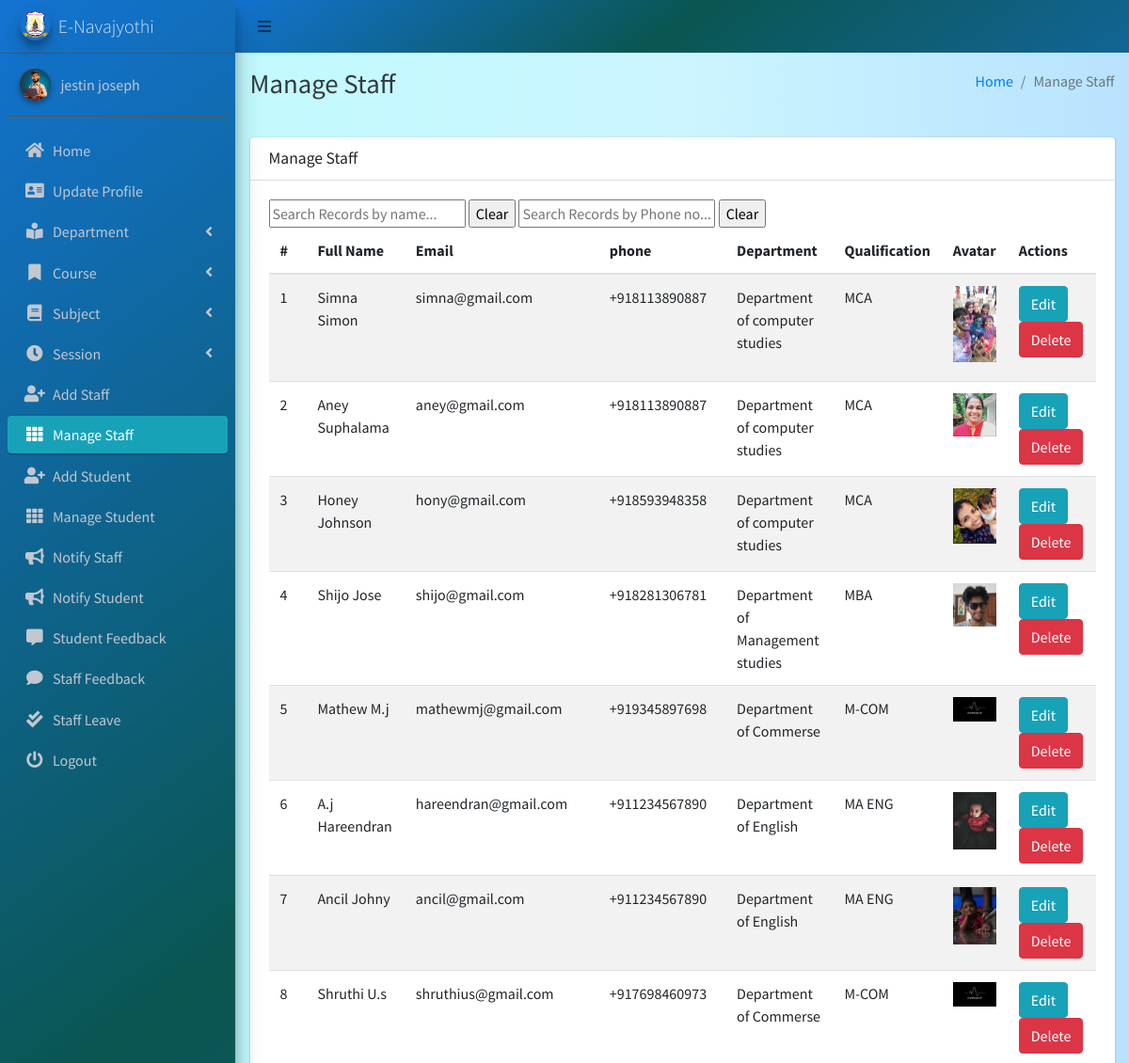
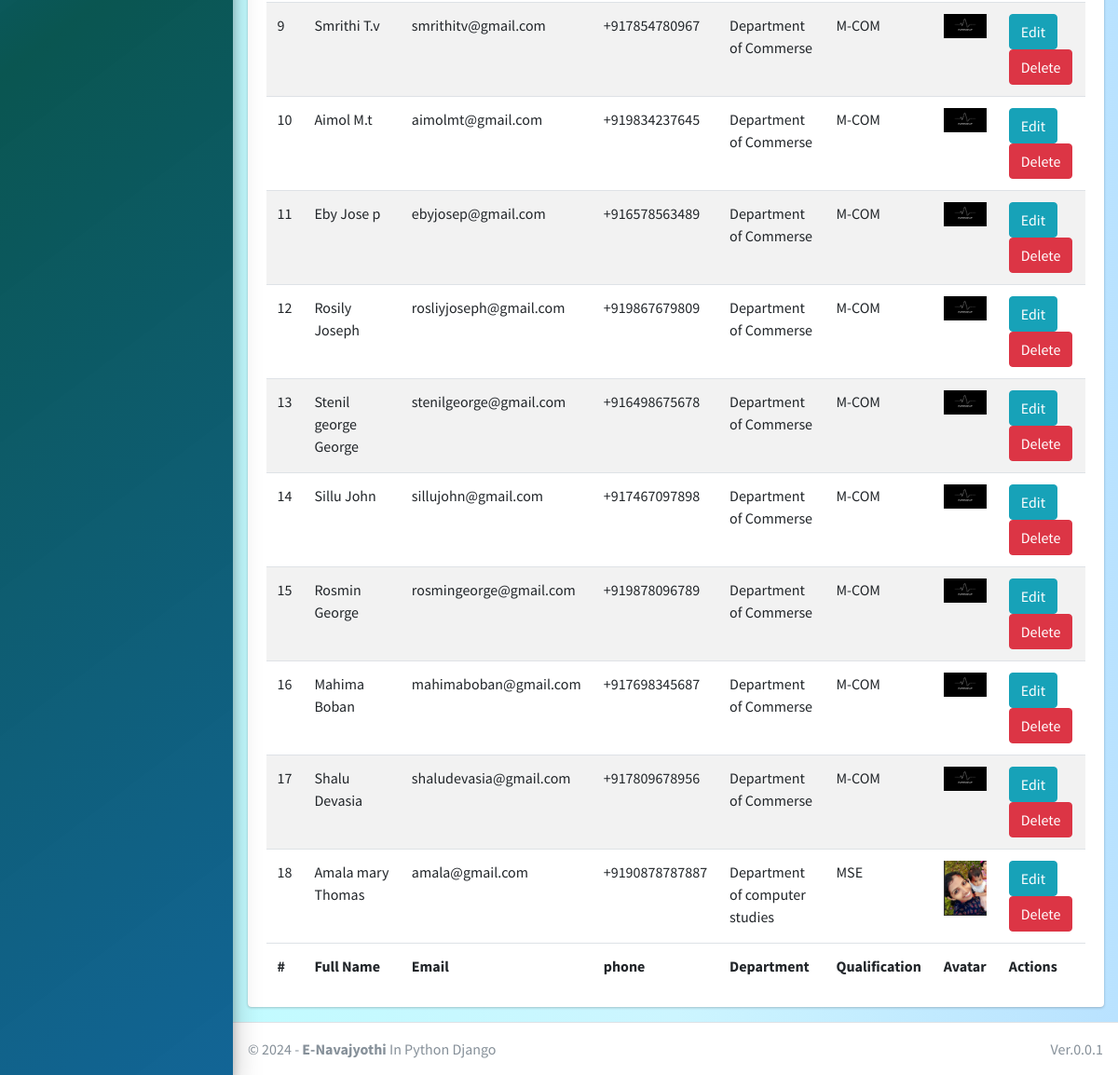
Page /staff/manage/ (signed in) on the committed database (2 pictures, top to bottom).
### main_app/models.py (models this page shows, shortened)
class CustomUser(AbstractUser):
    USER_TYPE = ((1, "HOD"), (2, "Staff"), (3, "Student"))
    GENDER = [("M", "Male"), ("F", "Female")]
    username = None  # Removed username, using email instead
    email = models.EmailField(unique=True)
    user_type = models.CharField(default=1, choices=USER_TYPE, max_length=1)
    gender = models.CharField(max_length=1, choices=GENDER)
    profile_pic = models.ImageField()
    address = models.TextField()
    fcm_token = models.TextField(default="")  # For firebase notifications
    created_at = models.DateTimeField(auto_now_add=True)
    updated_at = models.DateTimeField(auto_now=True)
    USERNAME_FIELD = "email"
    REQUIRED_FIELDS = []
    objects = CustomUserManager()
    phone_num = models.IntegerField(max_length=12 ,null=True,blank=False)
    aadhar_num = models.IntegerField(max_length=16,null=True,blank=False)
    date_of_birth = models.DateField(null=True,blank=False)
    def __str__(self):
        return self.first_name + "  " + self.last_name

class Staff(models.Model):
    course = models.ForeignKey(Course, on_delete=models.DO_NOTHING, null=True, blank=False)
    department = models.ForeignKey(Department, on_delete=models.DO_NOTHING, null=True, blank=False)
    admin = models.OneToOneField(CustomUser, on_delete=models.CASCADE)
    phone_num = models.IntegerField(max_length=12 ,null=True,blank=False)
    qualification = models.CharField(max_length=20,null=True,blank=False)
    aadhar_num = models.IntegerField(max_length=12,null=True,blank=False)

class Department(models.Model):
    name = models.CharField(max_length=120)
    created_at = models.DateTimeField(auto_now_add=True)
    updated_at = models.DateTimeField(auto_now=True)

### main_app/hod_views.py (the view)
# urls.py: path("staff/manage/", hod_views.manage_staff, name='manage_staff'),
def manage_staff(request):
    allStaff = CustomUser.objects.filter(user_type=2)
    context = {
        'allStaff': allStaff,
        'page_title': 'Manage Staff',
    }
    return render(request, "hod_template/manage_staff.html", context)

### main_app/templates/hod_template/manage_staff.html (shortened to what this page needs)
{% extends 'main_app/base.html' %}
{% load static %}
{% block page_title %}{{page_title}}{% endblock page_title %}
{% block content %}
<section class="content">
    <div class="container-fluid">
        <div class="row">
            <div class="col-md-12">
                <div class="card">
                    <div class="card-header">
                        <h3 class="card-title">{{page_title}}</h3>
                    </div>
                    <div class="card-body">
                        <input type="text" id="searchtxt" placeholder="Search Records by name..." onkeyup="searchrecords();"/>
                        <input type="button" value="Clear" onclick="cleartxt();">
                        <input type="text" id="searchtxt2" placeholder="Search Records by Phone no..." onkeyup="searchrecords2();"/>
                        <input type="button" value="Clear" onclick="cleartxt2();">
                        <table id="example2" class="display table table-striped table-hover grid_">
                            <thead >
                                <tr>
                                    <th>#</th>
                                    <th>Full Name</th>
                                    <th>Email</th>
                                    <th>phone</th>
                                    <th>Department</th>
                                    <th>Qualification</th>
                                    <th>Avatar</th>
                                    <th>Actions</th>
                                </tr>
                            </thead>
                           <tfoot>
                                <tr>
                                    <th >#</th>
                                    <th>Full Name</th>
                                    <th>Email</th>
                                    <th>phone</th>
                                    <th>Department</th>
                                    <th>Qualification</th>
                                    <th>Avatar</th>
                                    <th>Actions</th>
                                </tr>
                            </tfoot>
                            <tbody>
                                {% for staff in allStaff %}
                                <tr>
                                    <td>{{ forloop.counter }}</td>
                                    <td>{{staff.first_name|lower|capfirst}} {{staff.last_name|lower|capfirst}}</td>
                                    <td>{{staff.email}}</td>
                                    <td>+91{{staff.staff.phone_num}}</td>
                                    <td>{{staff.staff.department.name}}</td>
                                    <td>{{staff.staff.qualification|upper}}</td>
                                    <td>
                                        {% if staff.profile_pic == ""  %}
                                        No Image
                                        {% else %}
                                        <img class="img img-fluid mb-2" height="56" width="56"
                                            src="{{staff.profile_pic}}" alt="">
                                        {% endif %}
                                    </td>
                                    <td>
                                        <a href="{% url 'edit_staff' staff.staff.id %}" class="btn btn-info">Edit</a>
                                        <a href="{% url 'delete_staff' staff.staff.id %}" class="btn btn-danger" onclick="return confirm('Are you sure about this ?')">Delete</a>
                                    </td>
                                </tr>
                                {% endfor %}
                            </tbody>
                        </table>
                    </div>
                </div>
            </div>
        </div>
    </div>
</section>
{% endblock content %}

### main_app/templates/main_app/sidebar_template.html (shortened to what this page needs)
{% load static %}
<aside class="main-sidebar sidebar-dark-info elevation-4 " style="background: rgb(0,104,205);
background: linear-gradient(143deg, rgba(0,104,205,0.9248949579831933) 0%, rgba(0,79,74,0.9613095238095238) 49%, rgba(0,89,142,0.9276960784313726) 100%);">
    {% if request.user.user_type == '1' %}
    <a href="{% url 'admin_home' %}" class="brand-link">
        <img src="{% static 'dist/img/nava_logo.png' %} " alt="AdminLTE Logo"
            class="brand-image img-circle elevation-3" >
        <span class="brand-text font-weight-light">E-Navajyothi</span>
    </a>
      <div class="sidebar">
        <div class="user-panel mt-3 pb-3 mb-3 d-flex">
            <div class="image">
                <img src="{{ request.user.profile_pic}}" class="img-circle elevation-2" alt="User Image">
            </div>
            <div class="info">
                <a href="#" class="d-block">{{user}}</a>
            </div>
        </div>
        <nav class="mt-2 ">
            <ul class="nav nav-pills nav-sidebar flex-column " data-widget="treeview" role="menu" data-accordion="false">
                <li class="nav-item">
                    {% url 'admin_home' as admin_home %}
                    <a href="{{admin_home}}" class="nav-link {% if admin_home == request.path %} active {% endif %}">
                        <i class="nav-icon fas fa-home"></i>
                        <p >
                            Home
                        </p>
                    </a>
                </li>
                <li class="nav-item">
                    {% url 'admin_view_profile' as admin_view_profile %}
                    <a href="{{admin_view_profile}}"
                        class="nav-link {% if admin_view_profile == request.path %} active {% endif %}">
                        <i class="nav-icon fas fa-address-card"></i>
                        <p>
                            Update Profile
                        </p>
                    </a>
                </li>
            <li class="nav-item has-treeview">
                    <a href="#" class="nav-link">
                        <i class="nav-icon fas fa-book-reader"></i>
                        <p>
                            Department
                            <i class="fas fa-angle-left right"></i>
                        </p>
                    </a>
                </li>
                <li class="nav-item has-treeview">
                    <a href="#" class="nav-link">
                        <i class="nav-icon fas fa-bookmark"></i>
                        <p>
                            Course
                            <i class="fas fa-angle-left right"></i>
                        </p>
                    </a>
                </li>
                <li class="nav-item has-treeview">
                    <a href="#" class="nav-link">
                        <i class="nav-icon fas fa-book"></i>
                        <p>
                            Subject
                            <i class="fas fa-angle-left right"></i>
                        </p>
                    </a>
                </li>
                <li class="nav-item has-treeview">
                    <a href="#" class="nav-link">
                        <i class="nav-icon fas fa-clock"></i>
                        <p>
                            Session
                            <i class="fas fa-angle-left right"></i>
                        </p>
                    </a>
                </li>
                <li class="nav-item">
                    {% url 'add_staff' as add_staff %}
                    <a href="{{add_staff}}" class="nav-link {% if add_staff == request.path %} active {% endif %}">
                        <i class="nav-icon fas fa-user-plus"></i>
                        <p>
                            Add Staff
                        </p>
                    </a>
                </li>
                <li class="nav-item">
                    {% url 'manage_staff' as manage_staff %}
                    {% url 'edit_staff' staff_id as edit_staff %}
                    <a href="{{manage_staff}}"
                        class="nav-link {% if manage_staff == request.path or request.path == edit_staff %} active {% endif %}">
                        <i class="nav-icon fas fa-th"></i>
                        <p>
                            Manage Staff
                        </p>
                    </a>
                </li>
                <li class="nav-item">
                    {% url 'add_student' as add_student%}
                    <a href="{{add_student}}" class="nav-link  {% if add_student == request.path %} active {% endif %}">
                        <i class="nav-icon fas fa-user-plus"></i>
                        <p>
                            Add Student
                        </p>
                    </a>
                </li>
                <li class="nav-item">
                    {% url 'manage_student' as manage_student %}
                    {% url 'edit_student' student_id as edit_student %}
                    <a href="{{manage_student}}"
                        class="nav-link  {% if edit_student == request.path or manage_student == request.path %} active {% endif %}">
                        <i class="nav-icon fas fa-th"></i>
                        <p>
                            Manage Student
                        </p>
                    </a>
                </li>
                <li class="nav-item">
                    {% url 'admin_notify_staff' as admin_notify_staff %}
                    <a href="{{admin_notify_staff}}"
                        class="nav-link {% if admin_notify_staff == request.path %} active {% endif %}">
                        <i class="nav-icon fas fa-bullhorn"></i>
                        <p>
                            Notify Staff
                        </p>
                    </a>
                </li>
                <li class="nav-item">
                    {% url 'admin_notify_student' as admin_notify_student %}
                    <a href="{{admin_notify_student}}"
                        class="nav-link {% if admin_notify_student == request.path %} active {% endif %}">
                        <i class="nav-icon fas fa-bullhorn"></i>
                        <p>
                            Notify Student
                        </p>
                    </a>
                </li>
                <li class="nav-item">
                    {% url 'student_feedback_message' as student_feedback_message %}
                    <a href="{{ student_feedback_message }}"
                        class="nav-link  {% if student_feedback_message == request.path %} active {% endif %}">
                        <i class="nav-icon fas fa-comment-alt"></i>
                        <p>
                            Student Feedback
                        </p>
                    </a>
                </li>
                <li class="nav-item">
                    {% url 'staff_feedback_message' as staff_feedback_message %}
                    <a href="{{staff_feedback_message}}"
                        class="nav-link   {% if staff_feedback_message == request.path %} active {% endif %}">
                        <i class="nav-icon fas fa-comment"></i>
                        <p>
                            Staff Feedback
                        </p>
                    </a>
                </li>
                <li class="nav-item">
                    {% url 'view_staff_leave' as view_staff_leave %}
                    <a href="{{view_staff_leave}}"
                        class="nav-link  {% if view_staff_leave == request.path %} active {% endif %}">
                        <i class="nav-icon fas fa-check-double"></i>
                        <p>
                            Staff Leave
                        </p>
                    </a>
                </li>
                                        {% endif %}
                                        <li class="nav-item">
                                            <a href="{% url 'user_logout' %}"
                                                onclick="return confirm('Your session would be terminated.\n\nProceed?')"
                                                class="nav-link">
                                                <i class="nav-icon fas fa-power-off"></i>
                                                <p>
                                                    Logout
                                                </p>
                                            </a>
                                        </li>
                                    </ul>
                                </nav>
                            </div>
</aside>

### rows in the picture
CustomUser: user.profile_pic (picture), first_name+last_name "jestin joseph"
CustomUser: first_name "Simna", last_name "Simon", email "simna@gmail.com", staff.phone_num "8113890887", staff.department.name "Department of computer studies", staff.qualification "MCA", profile_pic (picture)
CustomUser: first_name "Aney", last_name "Suphalama", email "aney@gmail.com", staff.phone_num "8113890887", staff.department.name "Department of computer studies", staff.qualification "MCA", shows a picture
CustomUser: first_name "Honey", last_name "Johnson", email "hony@gmail.com", staff.phone_num "8593948358", staff.department.name "Department of computer studies", staff.qualification "MCA"
CustomUser: first_name "Shijo", last_name "Jose", email "shijo@gmail.com", staff.phone_num "8281306781", staff.department.name "Department of Management studies", staff.qualification "MBA", shows a picture
CustomUser: first_name "Mathew", last_name "M.j", email "mathewmj@gmail.com", staff.phone_num "9345897698", staff.department.name "Department of Commerse", staff.qualification "M-COM", profile_pic (picture)
CustomUser: first_name "A.j", last_name "Hareendran", email "hareendran@gmail.com", staff.phone_num "1234567890", staff.department.name "Department of English", staff.qualification "MA ENG", shows a picture
CustomUser: first_name "Ancil", last_name "Johny", email "ancil@gmail.com", staff.phone_num "1234567890", staff.department.name "Department of English", staff.qualification "MA ENG", profile_pic (picture)
CustomUser: first_name "Shruthi", last_name "U.s", email "shruthius@gmail.com", staff.phone_num "7698460973", staff.department.name "Department of Commerse", staff.qualification "M-COM", profile_pic (picture)
CustomUser: first_name "Smrithi", last_name "T.v", email "smrithitv@gmail.com", staff.phone_num "7854780967", staff.department.name "Department of Commerse", staff.qualification "M-COM", profile_pic (picture)
CustomUser: first_name "Aimol", last_name "M.t", email "aimolmt@gmail.com", staff.phone_num "9834237645", staff.department.name "Department of Commerse", staff.qualification "M-COM", profile_pic (picture)
CustomUser: first_name "Eby", last_name "Jose p", email "ebyjosep@gmail.com", staff.phone_num "6578563489", staff.department.name "Department of Commerse", staff.qualification "M-COM", profile_pic (picture)
CustomUser: first_name "Rosily", last_name "Joseph", email "rosliyjoseph@gmail.com", staff.phone_num "9867679809", staff.department.name "Department of Commerse", staff.qualification "M-COM", profile_pic (picture)
CustomUser: first_name "Stenil george", last_name "George", email "stenilgeorge@gmail.com", staff.phone_num "6498675678", staff.department.name "Department of Commerse", staff.qualification "M-COM", profile_pic (picture)
CustomUser: first_name "Sillu", last_name "John", email "sillujohn@gmail.com", staff.phone_num "7467097898", staff.department.name "Department of Commerse", staff.qualification "M-COM", profile_pic (picture)
CustomUser: first_name "Rosmin", last_name "George", email "rosmingeorge@gmail.com", staff.phone_num "9878096789", staff.department.name "Department of Commerse", staff.qualification "M-COM", profile_pic (picture)
CustomUser: first_name "Mahima", last_name "Boban", email "mahimaboban@gmail.com", staff.phone_num "7698345687", staff.department.name "Department of Commerse", staff.qualification "M-COM", profile_pic (picture)
CustomUser: first_name "Shalu", last_name "Devasia", email "shaludevasia@gmail.com", staff.phone_num "7809678956", staff.department.name "Department of Commerse", staff.qualification "M-COM", profile_pic (picture)
CustomUser: first_name "Amala mary", last_name "Thomas", email "amala@gmail.com", staff.phone_num "90878787887", staff.department.name "Department of computer studies", staff.qualification "MSE"

### other values in the picture
{{ page_title }} "Manage Staff"
